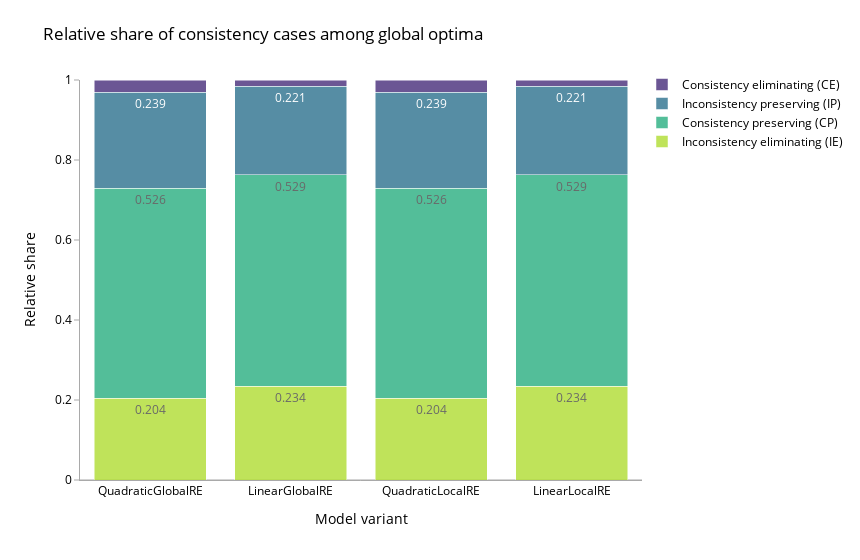
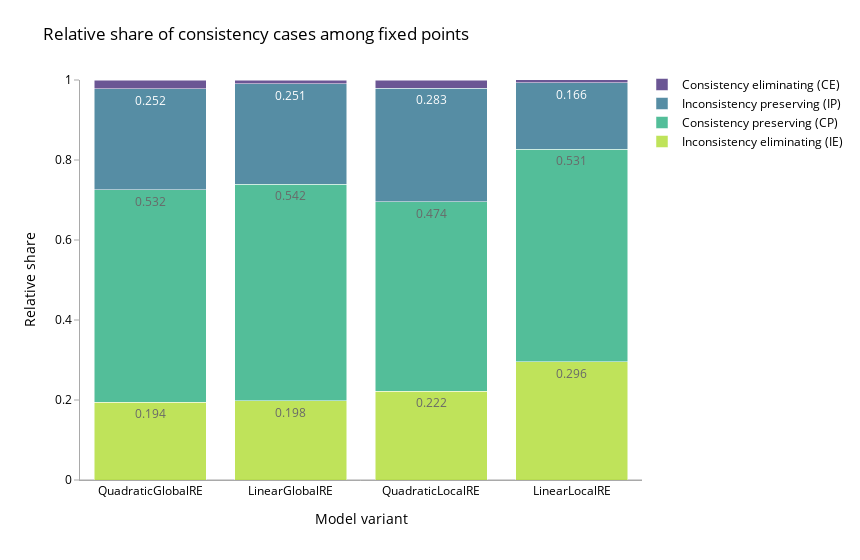

Notebook code cell kept with these figures, in order:
### Code cell
barplot(go_overall_results, "go")
barplot(fp_overall_results, "fp")

### Figure 1 — Plotly figure (JSON) as saved in the notebook; plotly's stock layout.template omitted (floating-point values rounded to 4 significant figures)
{"data": [{"alignmentgroup": "True", "hovertemplate": "variable=rel_go_inconsistency_eliminating_case<br>model_name=%{x}<br>value=%{y}<extra></extra>", "legendgroup": "rel_go_inconsistency_eliminating_case", "marker": {"color": "#b0dd31", "pattern": {"shape": ""}}, "name": "Inconsistency eliminating (IE)", "offsetgroup": "rel_go_inconsistency_eliminating_case", "opacity": 0.8, "orientation": "v", "showlegend": true, "textposition": "auto", "texttemplate": "%{y}", "type": "bar", "x": ["QuadraticGlobalRE", "LinearGlobalRE", "QuadraticLocalRE", "LinearLocalRE"], "xaxis": "x", "y": [0.204, 0.234, 0.204, 0.234], "yaxis": "y"}, {"alignmentgroup": "True", "hovertemplate": "variable=rel_go_consistency_preserving_case<br>model_name=%{x}<br>value=%{y}<extra></extra>", "legendgroup": "rel_go_consistency_preserving_case", "marker": {"color": "#29ae80", "pattern": {"shape": ""}}, "name": "Consistency preserving (CP)", "offsetgroup": "rel_go_consistency_preserving_case", "opacity": 0.8, "orientation": "v", "showlegend": true, "textposition": "auto", "texttemplate": "%{y}", "type": "bar", "x": ["QuadraticGlobalRE", "LinearGlobalRE", "QuadraticLocalRE", "LinearLocalRE"], "xaxis": "x", "y": [0.526, 0.529, 0.526, 0.529], "yaxis": "y"}, {"alignmentgroup": "True", "hovertemplate": "variable=rel_go_inconsistency_preserving_case<br>model_name=%{x}<br>value=%{y}<extra></extra>", "legendgroup": "rel_go_inconsistency_preserving_case", "marker": {"color": "#2c718e", "pattern": {"shape": ""}}, "name": "Inconsistency preserving (IP)", "offsetgroup": "rel_go_inconsistency_preserving_case", "opacity": 0.8, "orientation": "v", "showlegend": true, "textposition": "auto", "texttemplate": "%{y}", "type": "bar", "x": ["QuadraticGlobalRE", "LinearGlobalRE", "QuadraticLocalRE", "LinearLocalRE"], "xaxis": "x", "y": [0.239, 0.221, 0.239, 0.221], "yaxis": "y"}, {"alignmentgroup": "True", "hovertemplate": "variable=rel_go_consistency_eliminating_case<br>model_name=%{x}<br>value=%{y}<extra></extra>", "legendgroup": "rel_go_consistency_eliminating_case", "marker": {"color": "#472c7a", "pattern": {"shape": ""}}, "name": "Consistency eliminating (CE)", "offsetgroup": "rel_go_consistency_eliminating_case", "opacity": 0.8, "orientation": "v", "showlegend": true, "textposition": "auto", "texttemplate": "%{y}", "type": "bar", "x": ["QuadraticGlobalRE", "LinearGlobalRE", "QuadraticLocalRE", "LinearLocalRE"], "xaxis": "x", "y": [0.031, 0.015, 0.031, 0.015], "yaxis": "y"}], "layout": {"barmode": "stack", "font": {"color": "black", "size": 12}, "legend": {"orientation": "v", "title": {"text": ""}, "tracegroupgap": 0, "traceorder": "reversed", "x": 1, "xanchor": "left", "y": 1.025}, "margin": {"t": 80}, "title": {"text": "Relative share of consistency cases among global optima"}, "width": 860, "xaxis": {"anchor": "y", "domain": [0, 1], "linecolor": "DarkGrey", "showgrid": false, "showticklabels": true, "title": {"text": "Model variant"}}, "yaxis": {"anchor": "x", "domain": [0, 1], "linecolor": "DarkGrey", "range": [0, 1], "showgrid": false, "tickcolor": "DarkGrey", "ticks": "outside", "title": {"text": "Relative share"}, "zeroline": true, "zerolinecolor": "DarkGrey", "zerolinewidth": 1}}}

### Figure 2 — Plotly figure (JSON) as saved in the notebook; plotly's stock layout.template omitted (floating-point values rounded to 4 significant figures)
{"data": [{"alignmentgroup": "True", "hovertemplate": "variable=rel_fp_inconsistency_eliminating_case<br>model_name=%{x}<br>value=%{y}<extra></extra>", "legendgroup": "rel_fp_inconsistency_eliminating_case", "marker": {"color": "#b0dd31", "pattern": {"shape": ""}}, "name": "Inconsistency eliminating (IE)", "offsetgroup": "rel_fp_inconsistency_eliminating_case", "opacity": 0.8, "orientation": "v", "showlegend": true, "textposition": "auto", "texttemplate": "%{y}", "type": "bar", "x": ["QuadraticGlobalRE", "LinearGlobalRE", "QuadraticLocalRE", "LinearLocalRE"], "xaxis": "x", "y": [0.194, 0.198, 0.222, 0.296], "yaxis": "y"}, {"alignmentgroup": "True", "hovertemplate": "variable=rel_fp_consistency_preserving_case<br>model_name=%{x}<br>value=%{y}<extra></extra>", "legendgroup": "rel_fp_consistency_preserving_case", "marker": {"color": "#29ae80", "pattern": {"shape": ""}}, "name": "Consistency preserving (CP)", "offsetgroup": "rel_fp_consistency_preserving_case", "opacity": 0.8, "orientation": "v", "showlegend": true, "textposition": "auto", "texttemplate": "%{y}", "type": "bar", "x": ["QuadraticGlobalRE", "LinearGlobalRE", "QuadraticLocalRE", "LinearLocalRE"], "xaxis": "x", "y": [0.532, 0.542, 0.474, 0.531], "yaxis": "y"}, {"alignmentgroup": "True", "hovertemplate": "variable=rel_fp_inconsistency_preserving_case<br>model_name=%{x}<br>value=%{y}<extra></extra>", "legendgroup": "rel_fp_inconsistency_preserving_case", "marker": {"color": "#2c718e", "pattern": {"shape": ""}}, "name": "Inconsistency preserving (IP)", "offsetgroup": "rel_fp_inconsistency_preserving_case", "opacity": 0.8, "orientation": "v", "showlegend": true, "textposition": "auto", "texttemplate": "%{y}", "type": "bar", "x": ["QuadraticGlobalRE", "LinearGlobalRE", "QuadraticLocalRE", "LinearLocalRE"], "xaxis": "x", "y": [0.252, 0.251, 0.283, 0.166], "yaxis": "y"}, {"alignmentgroup": "True", "hovertemplate": "variable=rel_fp_consistency_eliminating_case<br>model_name=%{x}<br>value=%{y}<extra></extra>", "legendgroup": "rel_fp_consistency_eliminating_case", "marker": {"color": "#472c7a", "pattern": {"shape": ""}}, "name": "Consistency eliminating (CE)", "offsetgroup": "rel_fp_consistency_eliminating_case", "opacity": 0.8, "orientation": "v", "showlegend": true, "textposition": "auto", "texttemplate": "%{y}", "type": "bar", "x": ["QuadraticGlobalRE", "LinearGlobalRE", "QuadraticLocalRE", "LinearLocalRE"], "xaxis": "x", "y": [0.022, 0.009, 0.021, 0.008], "yaxis": "y"}], "layout": {"barmode": "stack", "font": {"color": "black", "size": 12}, "legend": {"orientation": "v", "title": {"text": ""}, "tracegroupgap": 0, "traceorder": "reversed", "x": 1, "xanchor": "left", "y": 1.025}, "margin": {"t": 80}, "title": {"text": "Relative share of consistency cases among fixed points"}, "width": 860, "xaxis": {"anchor": "y", "domain": [0, 1], "linecolor": "DarkGrey", "showgrid": false, "showticklabels": true, "title": {"text": "Model variant"}}, "yaxis": {"anchor": "x", "domain": [0, 1], "linecolor": "DarkGrey", "range": [0, 1], "showgrid": false, "tickcolor": "DarkGrey", "ticks": "outside", "title": {"text": "Relative share"}, "zeroline": true, "zerolinecolor": "DarkGrey", "zerolinewidth": 1}}}
